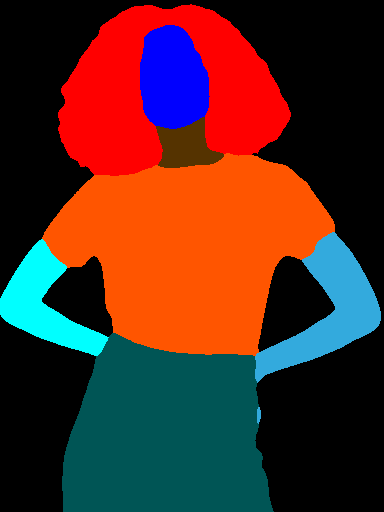
#> input picture resized_segmentation_img.png, 384 x 512 px, given in place of origin_web.jpg, which was not available; the run also reads 1 picture not shown here
$ python main.py
#> lines starting #> are read from the running program, lines starting #| are printed output that depends on the picture; pictures that were not available may be replaced by others from this repository, and a replacement may not be noted
import os, sys
import cv2
from PIL import Image
import numpy as np
import glob
import warnings
import argparse
from cloths_segmentation.pre_trained_models import create_model

if __name__ == '__main__':
    parser = argparse.ArgumentParser()
    parser.add_argument('--background', type=bool, default=True, help='Define removing background or not')
    opt = parser.parse_args()

    # Read input image
    img=cv2.imread("./static/origin_web.jpg")
#> img is the input picture: shape (512, 384, 3); mean B, G, R 35.4, 43, 80.7
    ori_img=cv2.resize(img,(768,1024))
    cv2.imwrite("./origin.jpg",ori_img)

    # Resize input image
    img=cv2.imread('origin.jpg')
    img=cv2.resize(img,(384,512))
    cv2.imwrite('resized_img.jpg',img)

    # Get mask of cloth
    print("Get mask of cloth\n")
    terminnal_command = "python get_cloth_mask.py"
    os.system(terminnal_command)

    # Get openpose coordinate using posenet
    print("Get openpose coordinate using posenet\n")
    terminnal_command = "python posenet.py"
    os.system(terminnal_command)

    # Generate semantic segmentation using Graphonomy-Master library
    print("Generate semantic segmentation using Graphonomy-Master library\n")
    os.chdir("./Graphonomy-master")
    terminnal_command ="python exp/inference/inference.py --loadmodel ./inference.pth --img_path ../resized_img.jpg --output_path ../ --output_name /resized_segmentation_img"
    os.system(terminnal_command)
    os.chdir("../")

    # Remove background image using semantic segmentation mask
    mask_img=cv2.imread('./resized_segmentation_img.png',cv2.IMREAD_GRAYSCALE)
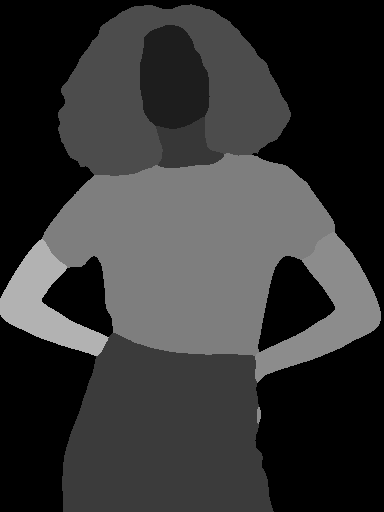
#> mask_img: shape (512, 384); min 0, max 178, mean 53.2
    mask_img=cv2.resize(mask_img,(768,1024))
#> mask_img: shape (1024, 768)
    k = cv2.getStructuringElement(cv2.MORPH_RECT, (3,3))
    mask_img = cv2.erode(mask_img, k)
    img_seg=cv2.bitwise_and(ori_img,ori_img,mask=mask_img)
    back_ground=ori_img-img_seg
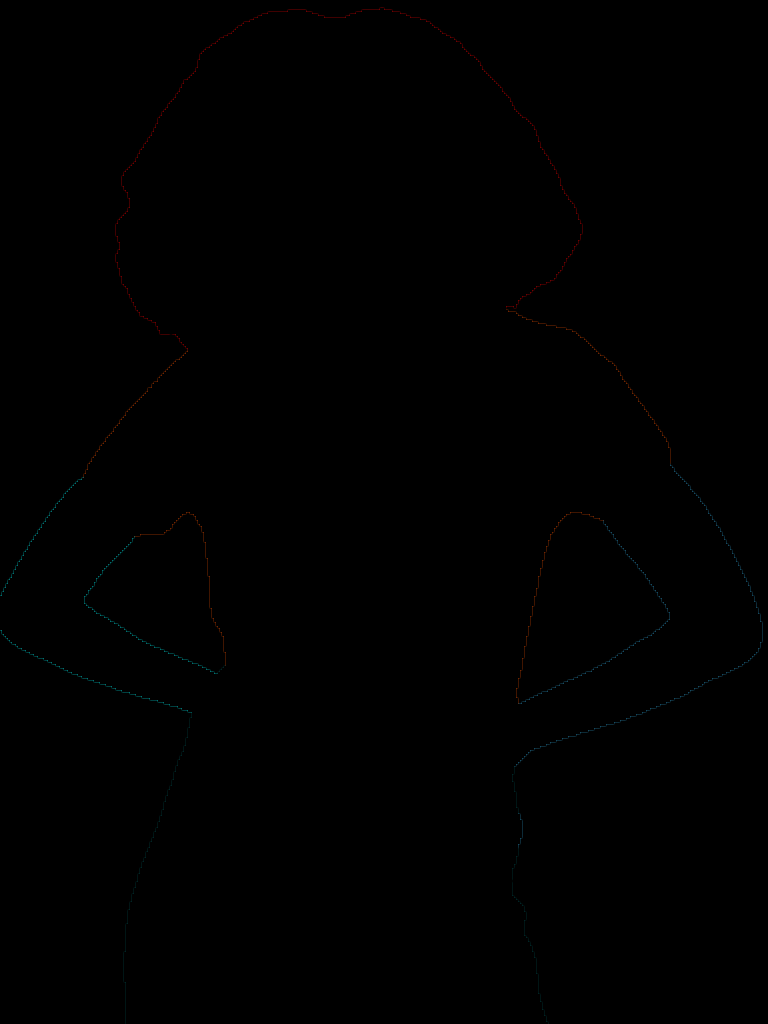
#> back_ground: shape (1024, 768, 3); mean B, G, R 0.1, 0.2, 0.2
    img_seg=np.where(img_seg==0,215,img_seg)
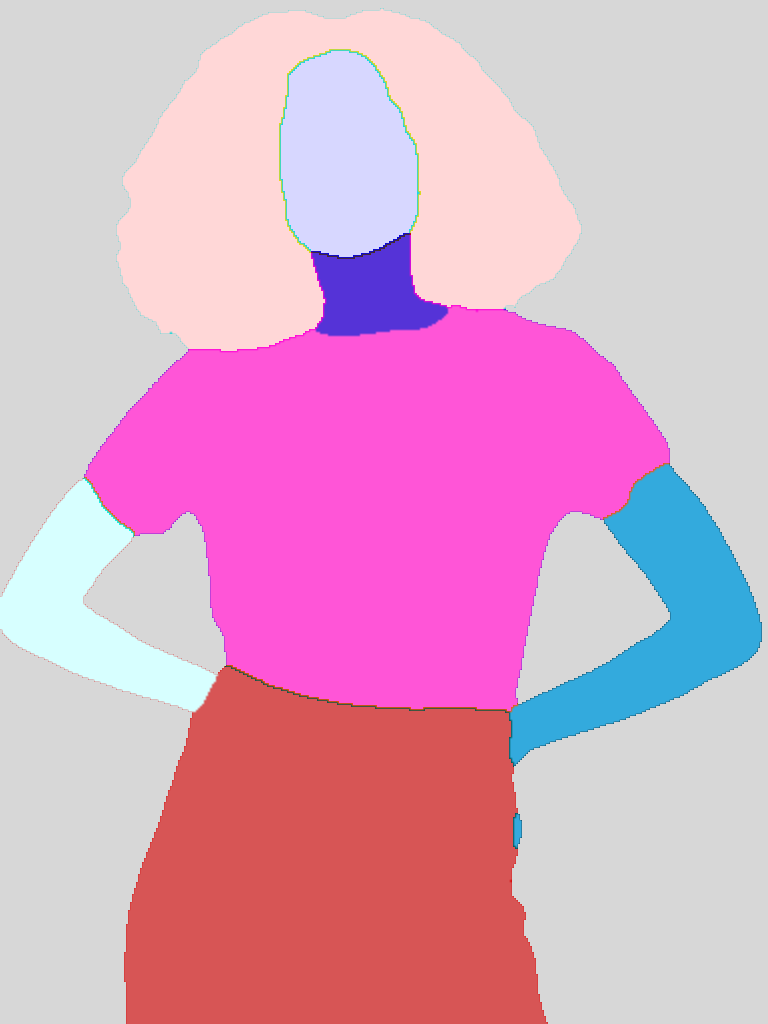
#> img_seg: shape (1024, 768, 3); mean B, G, R 197, 167.1, 219.3
    cv2.imwrite("./seg_img.png",img_seg)
    img=cv2.resize(img_seg,(768,1024))
    cv2.imwrite('./HR-VITON-main/test/test/image/00001_00.jpg',img)

    # Generate grayscale semantic segmentation image
    import shutil

    source_path = './resized_segmentation_img.png'
    destination_path = './HR-VITON-main/test/test/image-parse-v3/00001_00.png'

    # Sao chép tệp từ nguồn đến đích
    shutil.copy(source_path, destination_path)


    # Generate Densepose image using detectron2 library
    print("\nGenerate Densepose image using detectron2 library\n")
    terminnal_command ="python detectron2/projects/DensePose/apply_net.py dump detectron2/projects/DensePose/configs/densepose_rcnn_R_50_FPN_s1x.yaml \
    https://dl.fbaipublicfiles.com/densepose/densepose_rcnn_R_50_FPN_s1x/165712039/model_final_162be9.pkl \
    origin.jpg --output output.pkl -v"
    os.system(terminnal_command)
    terminnal_command ="python get_densepose.py"
    os.system(terminnal_command)

    # Run HR-VITON to generate final image
    print("\nRun HR-VITON to generate final image\n")
    os.chdir("./HR-VITON-main")
    terminnal_command = "python3 test_generator.py --cuda True --test_name test1 --tocg_checkpoint mtviton.pth --gpu_ids 0 --gen_checkpoint gen.pth --datasetting unpaired --data_list t2.txt --dataroot ./test"
    os.system(terminnal_command)

    # Add Background or Not
    l=glob.glob("./Output/*.png")

    # Add Background
    if opt.background:
        for i in l:
            img=cv2.imread(i)
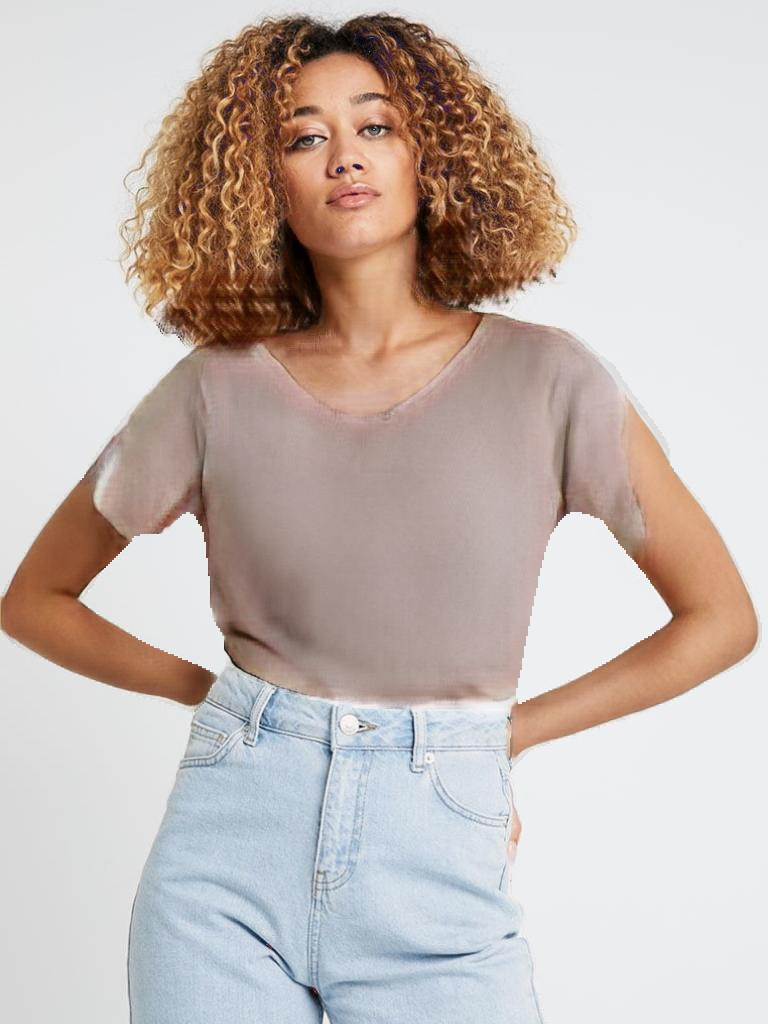
#> input picture HR-VITON-main/output/00001_00_00001_00.png, 768 x 1024 px
#> img is the input picture: shape (1024, 768, 3); mean B, G, R 181.5, 186.6, 198.6
            img=cv2.bitwise_and(img,img,mask=mask_img)
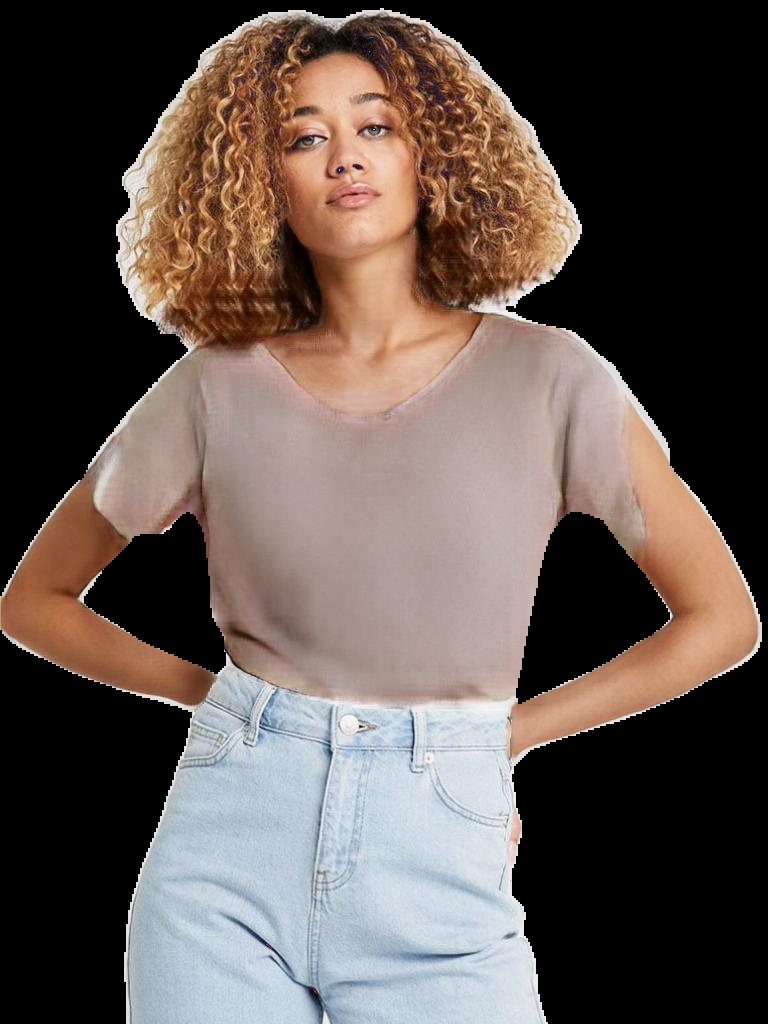
#> img: shape (1024, 768, 3); mean B, G, R 79.2, 85, 97.4
            img=img+back_ground
            cv2.imwrite(i,img)

    # Remove Background
    else:
        for i in l:
            img=cv2.imread(i)
            cv2.imwrite(i,img)

    os.chdir("../")
    cv2.imwrite("./static/finalimg.png", img)
